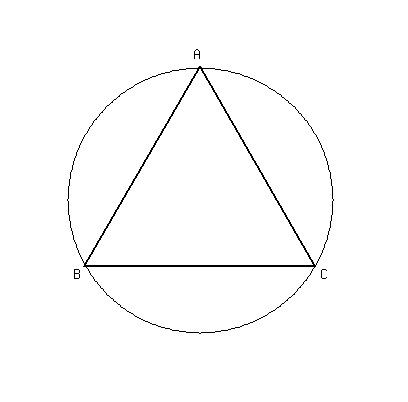
//> input picture plot-formula.jpg, 408 x 402 px
$ ./detectCircle   (built with g++ and OpenCV 4)
//> lines starting //> are read from the running program, lines starting //| are printed output that depends on the picture; after the words box and inside, x2 and y2 are one past the last pixel; in counts of white or black regions, pixels touching at a corner belong together
### Lines.h
#pragma once
#include "opencv2/highgui/highgui.hpp"
#include "opencv2/imgproc/imgproc.hpp"
#include <iostream>
#include <stdio.h>
#include <math.h>

using namespace cv;
using namespace std;

class Lines
{
public:
	Lines();
	int getLimit();
	vector<Vec4i> getLines();
	void setLines(vector<Vec4i> l);
	~Lines();

private:
	vector<Vec4i> lines;
};

### Line.h
#pragma once
#include "opencv2/highgui/highgui.hpp"
#include "opencv2/imgproc/imgproc.hpp"
#include <iostream>
#include <stdio.h>
#include <math.h>
#include <sstream>
#include "Lines.h"
#include "Circles.h"


using namespace cv;
using namespace std;

class Line
{
public:
	Line(bool isEnabled, string name);
	bool getIsEnabled();
	bool isConnected();
	int drawLine();
	~Line();

private:
	bool isEnabled;
	bool connected = false;
	string name;
	Lines lignes;
	Circles ca;
};

### Circles.h
#pragma once
#include "opencv2/highgui/highgui.hpp"
#include "opencv2/imgproc/imgproc.hpp"
#include <iostream>
#include <stdio.h>
#include <math.h>

using namespace cv;
using namespace std;

class Circles
{
public:
	Circles();
	vector<Vec3f> getCircles();
	void setCircles();
	int getLimit();
	~Circles();

private:
	vector<Vec3f> circles;
};

### Circle.h
#pragma once
#ifndef CIRCLES_H
#define CIRCLES_H

#include "opencv2/highgui/highgui.hpp"
#include "opencv2/imgproc/imgproc.hpp"
#include <iostream>
#include <stdio.h>
#include <math.h>
#include <sstream>
#include "Circles.h"


using namespace cv;
using namespace std;

class Circle
{
public:
	Circle(string name);
	string getName();
	int drawCircle();
	~Circle();
private:
	string name;
	Circles cercle;
};

#endif // !CIRCLES_H

### detectCircle.cpp
#include "opencv2/highgui/highgui.hpp"
#include "opencv2/imgproc/imgproc.hpp"
#include <iostream>
#include <stdio.h>
#include <math.h>
#include "Circle.h"
#include "Line.h"

using namespace cv;
using namespace std;

/** @function main */
int main(int argc, char** argv)
{
	// [4 lines of commented-out code are left out]


	Mat src, src_gray;

	/// Read the image
	src = cv::imread("plot-formula.jpg");
//> src is the input picture: 402 rows x 408 cols, CV_8UC3; min 0, max 255, mean 251.6

	if (!src.data)
	{
		return -1;
	}

	Mat dst, cdst;
	Canny(src, dst, 50, 200, 3);
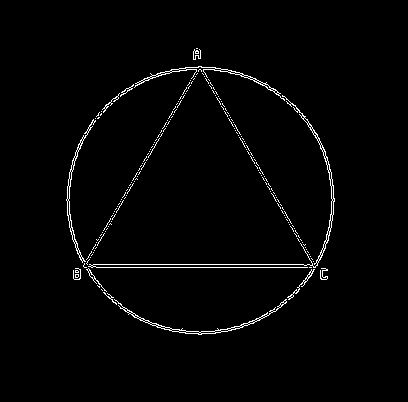
//> dst: 402 rows x 408 cols, CV_8UC1; 1.8% white in thin lines or dots, all inside (x1, y1, x2, y2) = (66, 48, 335, 335)
	cvtColor(dst, cdst, CV_GRAY2BGR);

	vector<Vec4i> lines;
	HoughLinesP(dst, lines, 1, CV_PI / 180, 50, 50, 10);
//> lines = 7 lines (x1, y1, x2, y2): [84, 267, 315, 267], [84, 264, 317, 264], [193, 56, 312, 263], [87, 262, 200, 66], [193, 52, 324, 279], [75, 279, 198, 67], [193, 54, 323, 279]
	for (size_t i = 0; i < lines.size(); i++)
	{
		Vec4i l = lines[i];
		line(cdst, Point(l[0], l[1]), Point(l[2], l[3]), Scalar(0, 0, 255), 3, CV_AA);

		Point lineP(cvRound(l[0]), cvRound(l[1]));
		Point linePE(cvRound(l[2]), cvRound(l[3]));
		circle(cdst, lineP, 3, Scalar(0, 255, 0), -1, 8, 0);
		//circle(cdst, linePE, 3, Scalar(0, 255, 0), -1, 8, 0);
	}
//> this loop made 7 passes
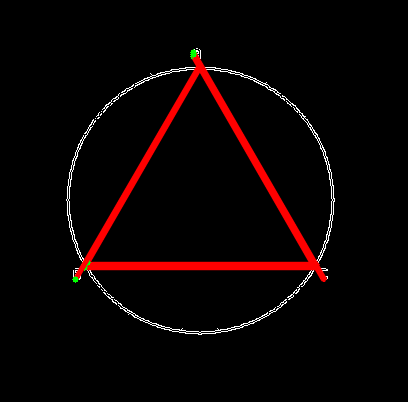
//> cdst: 402 rows x 408 cols, CV_8UC3; mean B, G, R 2.7, 2.9, 11.2

	/// Convert it to gray
	cvtColor(src, src_gray, CV_BGR2GRAY);

	/// Reduce the noise so we avoid false circle detection
	GaussianBlur(src_gray, src_gray, Size(9, 9), 2, 2);
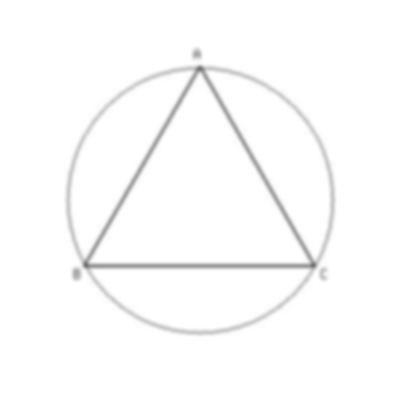
//> src_gray: 402 rows x 408 cols, CV_8UC1; min 113, max 255, mean 251.6

	vector<Vec3f> circles;

	/// Apply the Hough Transform to find the circles
	HoughCircles(src_gray, circles, CV_HOUGH_GRADIENT, 1, src_gray.rows / 8, 200, 100, 0, 0);
//> circles = 1 circle (x, y, radius): [203.5, 195.5, 129.4]

	/// Draw the circles detected
	for (size_t i = 0; i < circles.size(); i++)
	{
		Point center(cvRound(circles[i][0]), cvRound(circles[i][1]));
		int radius = cvRound(circles[i][2]);
		// circle center
		circle(cdst, center, 3, Scalar(0, 255, 0), -1, 8, 0);
		// circle outline
		circle(cdst, center, radius, Scalar(0, 0, 255), 3, 8, 0);
		Point extremite(cvRound(circles[i][0] + radius), cvRound(circles[i][1]));
		circle(cdst, extremite, 3, Scalar(0, 255, 0), -1, 8, 0);
		cvRound(extremite.x);
	}
//> this loop made 1 pass
//> (center, radius, extremite) on pass 1: (Point(204, 196), 129, Point(332, 196))
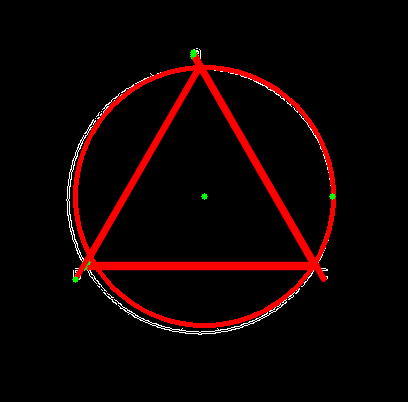
//> cdst: 402 rows x 408 cols, CV_8UC3; 2.33% of pixels changed, all inside (x1, y1, x2, y2) = (73, 65, 336, 328)
	bool connected = false;
	for (size_t i = 0; i < circles.size(); i++)
	{
		for (size_t j = 0; j < lines.size(); j++)
		{
			Vec4i l = lines[j];
			Point linePE(cvRound(l[2]), cvRound(l[3]));
			Point center(cvRound(circles[i][0]), cvRound(circles[i][1]));
			int radius = cvRound(circles[i][2]);
			double distance = sqrt(pow(linePE.x - center.x,2) + pow(linePE.y - center.y,2));
			if (radius == (int)distance) {
				connected = true;
			}

		}
	}
//> this loop made 1 pass
//> after the loop, connected = true

	if (connected) {
		Point center(cvRound(circles[0][0]), cvRound(circles[0][1]));
		circle(cdst, center, 3, Scalar(0, 255, 255), -1, 8, 0);
//> cdst: 402 rows x 408 cols, CV_8UC3; 29 pixels changed, all inside (x1, y1, x2, y2) = (201, 193, 208, 200)
	}


	/// Show your results
	imshow("detected lines", cdst);

	waitKey(0);
	return 0;
}
